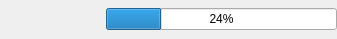
<?xml version="1.0" encoding="UTF-8"?>
<ui version="4.0">
 <class>ActionProgress</class>
 <widget class="QWidget" name="ActionProgress">
  <property name="geometry">
   <rect>
    <x>0</x>
    <y>0</y>
    <width>337</width>
    <height>39</height>
   </rect>
  </property>
  <property name="windowTitle">
   <string>Form</string>
  </property>
  <layout class="QHBoxLayout" name="horizontalLayout">
   <property name="leftMargin">
    <number>0</number>
   </property>
   <property name="topMargin">
    <number>0</number>
   </property>
   <property name="rightMargin">
    <number>0</number>
   </property>
   <property name="bottomMargin">
    <number>0</number>
   </property>
   <item>
    <widget class="QLabel" name="lblCurrentStatusIcon">
     <property name="minimumSize">
      <size>
       <width>24</width>
       <height>0</height>
      </size>
     </property>
     <property name="maximumSize">
      <size>
       <width>24</width>
       <height>16777215</height>
      </size>
     </property>
     <property name="text">
      <string/>
     </property>
    </widget>
   </item>
   <item>
    <widget class="QLabel" name="lblCurrentStatus">
     <property name="minimumSize">
      <size>
       <width>70</width>
       <height>0</height>
      </size>
     </property>
     <property name="maximumSize">
      <size>
       <width>70</width>
       <height>16777215</height>
      </size>
     </property>
     <property name="text">
      <string/>
     </property>
    </widget>
   </item>
   <item>
    <widget class="QProgressBar" name="pbMain">
     <property name="value">
      <number>24</number>
     </property>
    </widget>
   </item>
  </layout>
 </widget>
 <resources/>
 <connections/>
</ui>
